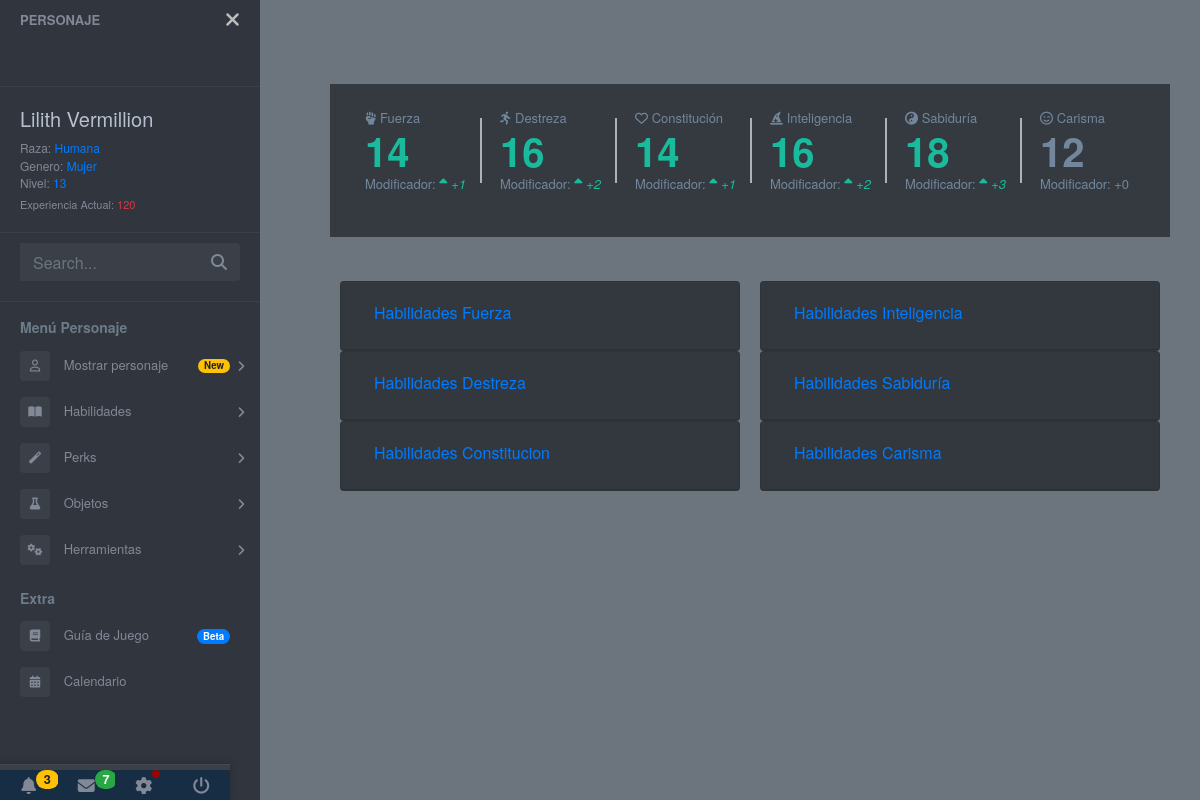
/core/showCharacter.php, run on the app's committed database.
### tables this page shows
CREATE TABLE `characterpj` (
  `id` int(10) NOT NULL,
  `name` varchar(255) NOT NULL,
  `raze` varchar(255) NOT NULL,
  `gender` varchar(255) DEFAULT NULL,
  `level` int(10) NOT NULL,
  `actualExperience` int(20) NOT NULL,
  `cthulhuKnowledge` int(10) NOT NULL,
  `inspiration` int(10) NOT NULL,
  `actualStress` int(10) NOT NULL,
  `strengthBase` int(10) NOT NULL,
  `dexterityBase` int(10) NOT NULL,
  `constitutionBase` int(10) NOT NULL,
  `inteligenceBase` int(10) NOT NULL,
  `wisdomBase` int(10) NOT NULL,
  `charismaBase` int(10) NOT NULL,
  `velocityBase` int(10) NOT NULL,
  `biography` text DEFAULT NULL,
  `createDate` date DEFAULT NULL,
  `updateDate` date DEFAULT NULL,
  `deleteDate` date DEFAULT NULL,
  `idUser` int(11) DEFAULT NULL
);

### models/characterDAO.php (called while the page is built, shortened)
<?php
class characterDAO
{
    var $id;
    var $mysqli;
    function __construct()
    {
        include_once 'accesDB.php';
        $this->mysqli = ConnectDB();
    }
    function getCharacter (){
        $sql = "SELECT * from characterpj WHERE id=$this->id";
        $toRet = $this->mysqli->query($sql);
        return mysqli_fetch_assoc($toRet);
    }
    function setId($id){
        $this->id = $id;
    }
}

### models/accesDB.php (called while the page is built)
<?php
function ConnectDB()
{
    $mysqli = new mysqli("localhost","userDNC","userDNC","dungeonscthulhu");
	if ($mysqli->connect_errno) {
        echo "Can´t access to DB";
        return false;
	}
	else{
        $mysqli->set_charset("utf8");
		return $mysqli;
	}
}
?>

### core/functions/dice.php (called while the page is built, shortened)
<?php
function calculateModify($data){
    $modifier = 0;
    $modifierArray = [
        0,
        0,
        0,
        0,
        0,
        0,
    ];
    $array = [
        $data["strengthBase"],
        $data["dexterityBase"],
        $data["constitutionBase"],
        $data["inteligenceBase"],
        $data["wisdomBase"],
        $data["charismaBase"],
    ];
    $j = 0;
    foreach ($array as $attribute) {
        if ($attribute < 12) {
            $modifier = ceil(($attribute - 13) / 2) * 2;
        } else {
            $modifier = ($attribute - 12) / 2;
        }
        $modifierArray[$j] = floor($modifier)<0? strval(floor($modifier)):"+".strval(floor($modifier));
        $j++;
    }
return $modifierArray;
}

### view/characterMainPage.php (the view, shortened to what this page needs)
<link href="../resources/css/custom.min.css" rel="stylesheet">
<div class="row my-4">
    <div class="tile_count col-xl-12 py-4 bg-dark">
        <div class="col-xl-2 col-lg-2 col-md-4 col-sm-4 tile_stats_count">
            <span class="count_top"><i class="fas fa-fist-raised"></i> Fuerza</span>
            <div class="count <?php if ($data["strengthBase"] > 12) {
                                    echo "green";
                                } else {
                                    if ($data["strengthBase"] < 12) {
                                        echo "red";
                                    } else {
                                        echo "gray";
                                    }
                                } ?>"><?php echo $data["strengthBase"]; ?></div>
            <span class="count_bottom">Modificador:
                <?php
                if ($modifierArray[0] > 0) {
                    echo '<i class="green">
                    <i class="fa fa-sort-asc"></i>' . $modifierArray[0] .
                        '</i>';
                }
                ?>
            </span>
        </div>
        <div class="col-xl-2 col-lg-2 col-md-4 col-sm-4 tile_stats_count">
            <span class="count_top"><i class="fas fa-running"></i> Destreza</span>
            <div class="count <?php if ($data["dexterityBase"] > 12) {
                                    echo "green";
                                } else {
                                    if ($data["dexterityBase"] < 12) {
                                        echo "red";
                                    } else {
                                        echo "gray";
                                    }
                                } ?>"><?php echo $data["dexterityBase"]; ?></div>
            <span class="count_bottom">Modificador:
                <?php
                if ($modifierArray[1] > 0) {
                    echo '<i class="green">
                    <i class="fa fa-sort-asc"></i>' . $modifierArray[1] .
                        '</i>';
                }
                ?>
            </span>
        </div>
        <div class="col-xl-2 col-lg-2 col-md-4 col-sm-4 tile_stats_count">
            <span class="count_top"><i class="far fa-heart"></i> Constitución</span>
            <div class="count <?php if ($data["constitutionBase"] > 12) {
                                    echo "green";
                                } else {
                                    if ($data["constitutionBase"] < 12) {
                                        echo "red";
                                    } else {
                                        echo "gray";
                                    }
                                } ?>"><?php echo $data["constitutionBase"]; ?></div>
            <span class="count_bottom">Modificador:
                <?php
                if ($modifierArray[2] > 0) {
                    echo '<i class="green">
                    <i class="fa fa-sort-asc"></i>' . $modifierArray[2] .
                        '</i>';
                }
                ?>
            </span>
        </div>
        <div class="col-xl-2 col-lg-2 col-md-4 col-sm-4 tile_stats_count">
            <span class="count_top"><i class="fas fa-hat-wizard"></i> Inteligencia</span>
            <div class="count <?php if ($data["inteligenceBase"] > 12) {
                                    echo "green";
                                } else {
                                    if ($data["inteligenceBase"] < 12) {
                                        echo "red";
                                    } else {
                                        echo "gray";
                                    }
                                } ?>"><?php echo $data["inteligenceBase"]; ?></div>
            <span class="count_bottom">Modificador:
                <?php
                if ($modifierArray[3] > 0) {
                    echo '<i class="green">
                    <i class="fa fa-sort-asc"></i>' . $modifierArray[3] .
                        '</i>';
                }
                ?>
            </span>
        </div>
        <div class="col-xl-2 col-lg-2 col-md-4 col-sm-4 tile_stats_count">
            <span class="count_top"><i class="fas fa-yin-yang"></i> Sabiduría</span>
            <div class="count <?php if ($data["wisdomBase"] > 12) {
                                    echo "green";
                                } else {
                                    if ($data["wisdomBase"] < 12) {
                                        echo "red";
                                    } else {
                                        echo "gray";
                                    }
                                } ?>"><?php echo $data["wisdomBase"]; ?></div>
            <span class="count_bottom">Modificador:
                <?php
                if ($modifierArray[4] > 0) {
                    echo '<i class="green">
                    <i class="fa fa-sort-asc"></i>' . $modifierArray[4] .
                        '</i>';
                }
                ?>
            </span>
        </div>
        <div class="col-xl-2 col-lg-2 col-md-4 col-sm-4 tile_stats_count">
            <span class="count_top"><i class="far fa-smile-wink"></i> Carisma</span>
            <div class="count <?php if ($data["charismaBase"] > 12) {
                                    echo "green";
                                } else {
                                    if ($data["charismaBase"] < 12) {
                                        echo "red";
                                    } else {
                                        echo "gray";
                                    }
                                } ?>"><?php echo $data["charismaBase"]; ?></div>
            <span class="count_bottom">Modificador:
                <?php
                if ($modifierArray[5] > 0) {
                    echo '<i class="green">
                    <i class="fa fa-sort-asc"></i>' . $modifierArray[5] .
                        '</i>';
                } else {
                    if ($modifierArray[5] < 0) {
                        echo '<i class="red">
                        <i class="fa fa-sort-desc"></i>' . $modifierArray[5] .
                            '</i>';
                    } else {
                        echo $modifierArray[5] .
                            '</i>';
                    }
                }
                ?>
            </span>
        </div>
    </div>
</div>
<div class="col-xl-12 container">
    <div class="row">
        <div class="col-xl-6 col-md-12" id="accordion">
            <div class="card bg-dark">
                <div class="card-header" id="headingOne">
                    <h5 class="mb-0">
                        <button class="btn btn-link" data-toggle="collapse" data-target="#collapseOne" aria-expanded="false" aria-controls="collapseOne">
                            Habilidades Fuerza
                        </button>
                    </h5>
                </div>
            </div>
            <div class="card bg-dark">
                <div class="card-header" id="headingTwo">
                    <h5 class="mb-0">
                        <button class="btn btn-link" data-toggle="collapse" data-target="#collapseTwo" aria-expanded="false" aria-controls="collapseTwo">
                            Habilidades Destreza
                        </button>
                    </h5>
                </div>
            </div>
            <div class="card bg-dark">
                <div class="card-header" id="headingThree">
                    <h5 class="mb-0">
                        <button class="btn btn-link" data-toggle="collapse" data-target="#collapseThree" aria-expanded="false" aria-controls="collapseThree">
                            Habilidades Constitucion
                        </button>
                    </h5>
                </div>
            </div>
        </div>
        <div class="col-xl-6 col-md-12" id="accordion">
            <div class="card bg-dark">
                <div class="card-header" id="headingFour">
                    <h5 class="mb-0">
                        <button class="btn btn-link" data-toggle="collapse" data-target="#collapseFour" aria-expanded="false" aria-controls="collapseFour">
                            Habilidades Inteligencia
                        </button>
                    </h5>
                </div>
            </div>
            <div class="card bg-dark">
                <div class="card-header" id="headingFive">
                    <h5 class="mb-0">
                        <button class="btn btn-link" data-toggle="collapse" data-target="#collapseFive" aria-expanded="false" aria-controls="collapseFive">
                            Habilidades Sabiduría
                        </button>
                    </h5>
                </div>
            </div>
            <div class="card bg-dark">
                <div class="card-header" id="headingSix">
                    <h5 class="mb-0">
                        <button class="btn btn-link" data-toggle="collapse" data-target="#collapseSix" aria-expanded="false" aria-controls="collapseSix">
                            Habilidades Carisma
                        </button>
                    </h5>
                </div>
            </div>
        </div>
    </div>
</div>

### data on the page
characterpj: strengthBase "14", dexterityBase "16", constitutionBase "14", inteligenceBase "16", wisdomBase "18", charismaBase "12"

### other printed values
$_SESSION["actualCharacterName"] "Lilith Vermillion"
$_SESSION["actualCharacterRaze"] "Humana"
$_SESSION["actualCharacterGender"] "Mujer"
$_SESSION["actualCharacterLvl"] "13"
$_SESSION["actualCharacterExp"] "120"
$modifierArray[0] "+1"
$modifierArray[1] "+2"
$modifierArray[2] "+1"
$modifierArray[3] "+2"
$modifierArray[4] "+3"
$modifierArray[5] "+0"
